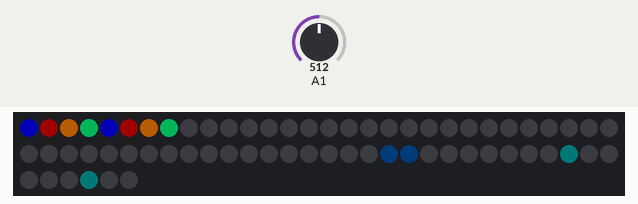
Bench run of a sketch on a simulated Arduino Uno, built with avr-gcc and run on an emulated ATmega328P. Parts: 66 RGB LEDs in strip order, left to right, continuing on the next row. The inputs (shaded band) are chosen by the test bench; at power-on: A1 = 512. Dim RGB values are drawn brighter than linear; random numbers use the default seed unless the sketch sets one.

Above: at 11.4 s.
13.9 s: A1 set to 306
27.2 s: A1 set to 1023
At 32.3 s:
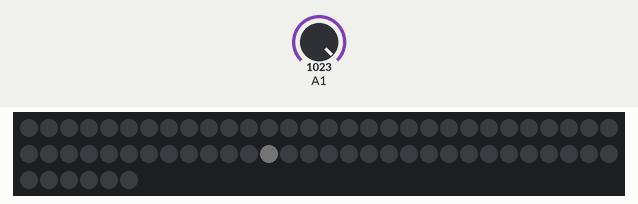
36.9 s: A1 set to 122
At 47.87 s:
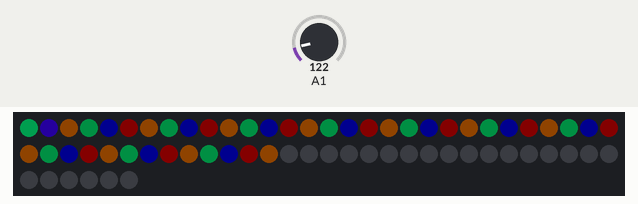
48.0 s: A1 set to 1023
At 69.6 s:
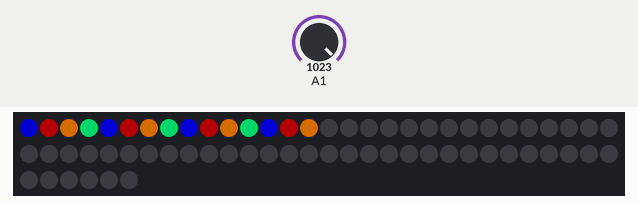

The sketch:

fastled04.ino
```cpp
//https://pastebin.com/d98TbWDP

#define FASTLED_ESP8266_NODEMCU_PIN_ORDER

#include <FastLED.h>
#include "ColorsPalets.h"
#define NUM_LEDS 66
#define LED_PIN1     4
#define LED_TYPE    WS2812B
#define COLOR_ORDER GRB
CRGB leds[NUM_LEDS]; // sets up block of memory

#define NUM_SPARKS 30 // max number (could be NUM_LEDS / 2);
float sparkPos[NUM_SPARKS];
float sparkVel[NUM_SPARKS];
float sparkCol[NUM_SPARKS];
float flarePos;
#define BRIGHTNESS  100
int currentBrightness = 0;
float gravity = -.003 ; // m/s/s

void setup() {
  Serial.begin(115200);
  currentBrightness = BRIGHTNESS;
  FastLED.addLeds<LED_TYPE, LED_PIN1, COLOR_ORDER>(leds, NUM_LEDS).setCorrection( TypicalLEDStrip );
  FastLED.setBrightness(currentBrightness);
}

/*
 * Main Loop
 */
void loop() {

  // send up flare
  flare();

  // explode
  explodeLoop();

  // wait before sending up another
  //delay(random16(1000, 4000));
  delay(50);
  checkBrightnessChange();
}

void checkBrightnessChange() {
  int newBrightness = getPotentiometerVal(1);
  if(newBrightness != currentBrightness) {
    currentBrightness = newBrightness;
     FastLED.setBrightness(currentBrightness);
  }
}

int getPotentiometerVal(int analogPing) {
   int val = analogRead(analogPing);
   return map(val, 0, 1023, 0, 255);
}
/*
 * Send up a flare
 *
 */
void flare() {
  paletBlending();

  flarePos = 0;
  float flareVel = float(random16(50, 90)) / 100; // trial and error to get reasonable range
  float brightness = 1;

  // initialize launch sparks
  for (int i = 0; i < 5; i++) {
    sparkPos[i] = 0; sparkVel[i] = (float(random8()) / 255) * (flareVel / 5); // random around 20% of flare velocity
  sparkCol[i] = sparkVel[i] * 1000; sparkCol[i] = constrain(sparkCol[i], 0, 255);
  }
  // launch
// FastLED.clear();
  while (flareVel >= -.2) {
    // sparks
    for (int i = 0; i < 5; i++) {
      sparkPos[i] += sparkVel[i];
      sparkPos[i] = constrain(sparkPos[i], 0, 120);
      sparkVel[i] += gravity;
      sparkCol[i] += -.8;
      sparkCol[i] = constrain(sparkCol[i], 0, 255);
      leds[int(sparkPos[i])] = HeatColor(sparkCol[i]);
      leds[int(sparkPos[i])] %= 50; // reduce brightness to 50/255
    }

    // flare
    leds[int(flarePos)] = CHSV(0, 0, int(brightness * 255));
    FastLED.show();
    FastLED.clear();
    flarePos += flareVel;
    flareVel += gravity;
    brightness *= .985;
  }
}

/*
 * Explode!
 *
 * Explosion happens where the flare ended.
 * Size is proportional to the height.
 */
void explodeLoop() {
  int nSparks = flarePos / 2; // works out to look about right

  // initialize sparks
  for (int i = 0; i < nSparks; i++) {
    sparkPos[i] = flarePos; sparkVel[i] = (float(random16(0, 20000)) / 10000.0) - 1.0; // from -1 to 1
    sparkCol[i] = abs(sparkVel[i]) * 500; // set colors before scaling velocity to keep them bright
    sparkCol[i] = constrain(sparkCol[i], 0, 255);
    sparkVel[i] *= flarePos / NUM_LEDS; // proportional to height
  }
  sparkCol[0] = 255; // this will be our known spark
  float dying_gravity = gravity;
  float c1 = 120;
  float c2 = 50;
  CRGB color1 = palet1(255,255);
  CRGB color2 =  palet2(255,255);
  while(sparkCol[0] > c2/128) { // as long as our known spark is lit, work with all the sparks
    FastLED.clear();
    for (int i = 0; i < nSparks; i++) {
      sparkPos[i] += sparkVel[i];
      sparkPos[i] = constrain(sparkPos[i], 0, NUM_LEDS);
      sparkVel[i] += dying_gravity;
      sparkCol[i] *= .99;
      sparkCol[i] = constrain(sparkCol[i], 0, 255); // red cross dissolve
      if(sparkCol[i] > c1) { // fade white to yellow
        leds[int(sparkPos[i])] = CRGB((255 * (sparkCol[i] - color1.r)) / (255 - color1.r), (255 * (sparkCol[i] - color1.g)) / (255 - color1.g), (255 * (sparkCol[i] - color1.b)) / (255 - color1.b));
      }
      else if (sparkCol[i] < c2) { // fade from red to black
        leds[int(sparkPos[i])] = CRGB((color2.r * sparkCol[i]) / c2, (color2.g * sparkCol[i]) / c2, (color2.b * sparkCol[i]) / c2);
      }
      else { // fade from yellow to red
        leds[int(sparkPos[i])] = CRGB((color1.r * (sparkCol[i] - color2.r)) / (color1.r - color2.r), (color1.g * (sparkCol[i] - color2.g)) / (color1.g - color2.g), (color1.b * (sparkCol[i] - color2.b)) / (color1.b - color2.b));
      }
    }
    dying_gravity *= .995; // as sparks burn out they fall slower
    FastLED.show();
    paletBlending();
  }

  FastLED.clear();
  FastLED.show();
}
```

ColorsPalets.h
```cpp
// https://pastebin.com/SwSuSpkN

// http://soliton.vm.bytemark.co.uk/pub/cpt-city/bhw/bhw4/tn/bhw4_062.png.index.html
DEFINE_GRADIENT_PALETTE( bhw4_062_gp ) {
    0,   4,  1, 12,
   15,  10,  2, 25,
   35,  28, 16,138,
   63, 210,108,205,
  107,  47, 18, 74,
  137, 229,244,255,
  153, 165,118,228,
  178,  83, 53,174,
  209,   8,  2, 42,
  242,   1,  1, 12,
  255,   1,  1, 12};


// http://soliton.vm.bytemark.co.uk/pub/cpt-city/ds/icons/tn/Fire-2.png.index.html
DEFINE_GRADIENT_PALETTE( Fire_2_gp ) {
    0, 255,255,  0,
  127, 255, 55,  0,
  255, 255,  0,  0};


// http://soliton.vm.bytemark.co.uk/pub/cpt-city/bhw/bhw4/tn/bhw4_018.png.index.html
DEFINE_GRADIENT_PALETTE( bhw4_018_gp ) {
    0,  32,  1, 26,
   45,  49,  1, 11,
   76, 121,  2,  8,
  104, 194,  7,  3,
  127, 222, 36,  1,
  160, 227,107,  1,
  255,  92, 16,  2};


//Head


// http://soliton.vm.bytemark.co.uk/pub/cpt-city/bhw/bhw3/tn/bhw3_60.png.index.html
DEFINE_GRADIENT_PALETTE( bhw3_60_gp ) {
    0,  14,  1, 27,
   51,  42,  0, 45,
   86, 104, 22,153,
  127, 182,166,192,
  165, 104, 22,153,
  204,  42,  0, 45,
  255,  14,  1, 27};

// Gradient palette "bhw1_14_gp", originally from
// http://soliton.vm.bytemark.co.uk/pub/cpt-city/bhw/bhw1/tn/bhw1_14.png.index.html
// converted for FastLED with gammas (2.6, 2.2, 2.5)
// Size: 36 bytes of program space.

DEFINE_GRADIENT_PALETTE( bhw1_14_gp ) {
    0,   0,  0,  0,
   12,   1,  1,  3,
   53,   8,  1, 22,
   80,   4,  6, 89,
  119,   2, 25,216,
  145,   7, 10, 99,
  186,  15,  2, 31,
  233,   2,  1,  5,
  255,   0,  0,  0};

// Gradient palette "bhw4_051_gp", originally from
// http://soliton.vm.bytemark.co.uk/pub/cpt-city/bhw/bhw4/tn/bhw4_051.png.index.html
// converted for FastLED with gammas (2.6, 2.2, 2.5)
// Size: 36 bytes of program space.

DEFINE_GRADIENT_PALETTE( bhw4_051_gp ) {
    0,   1,  1,  4,
   28,  16, 24, 77,
   66,  35, 87,160,
  101, 125,187,205,
  127, 255,233, 13,
  145, 125,187,205,
  193,  28, 70,144,
  224,  14, 19, 62,
  255,   1,  1,  4};


  // Gradient palette "bhw1_28_gp", originally from
// http://soliton.vm.bytemark.co.uk/pub/cpt-city/bhw/bhw1/tn/bhw1_28.png.index.html
// converted for FastLED with gammas (2.6, 2.2, 2.5)
// Size: 32 bytes of program space.

DEFINE_GRADIENT_PALETTE( bhw1_28_gp ) {
    0,  75,  1,221,
   30, 252, 73,255,
   48, 169,  0,242,
  119,   0,149,242,
  170,  43,  0,242,
  206, 252, 73,255,
  232,  78, 12,214,
  255,   0,149,242};
// Gradient palette "bhw2_xc_gp", originally from
// http://soliton.vm.bytemark.co.uk/pub/cpt-city/bhw/bhw2/tn/bhw2_xc.png.index.html
// converted for FastLED with gammas (2.6, 2.2, 2.5)
// Size: 28 bytes of program space.

DEFINE_GRADIENT_PALETTE( bhw2_xc_gp ) {
    0,   4,  2,  9,
   58,  16,  0, 47,
  122,  24,  0, 16,
  158, 144,  9,  1,
  183, 179, 45,  1,
  219, 220,114,  2,
  255, 234,237,  1};

// Gradient palette "bhw2_xmas_gp", originally from
// http://soliton.vm.bytemark.co.uk/pub/cpt-city/bhw/bhw2/tn/bhw2_xmas.png.index.html
// converted for FastLED with gammas (2.6, 2.2, 2.5)
// Size: 48 bytes of program space.

DEFINE_GRADIENT_PALETTE( bhw2_xmas_gp ) {
    0,   0, 12,  0,
   40,   0, 55,  0,
   66,   1,117,  2,
   77,   1, 84,  1,
   81,   0, 55,  0,
  119,   0, 12,  0,
  153,  42,  0,  0,
  181, 121,  0,  0,
  204, 255, 12,  8,
  224, 121,  0,  0,
  244,  42,  0,  0,
  255,  42,  0,  0};
// Gradient palette "bhw2_39_gp", originally from
// http://soliton.vm.bytemark.co.uk/pub/cpt-city/bhw/bhw2/tn/bhw2_39.png.index.html
// converted for FastLED with gammas (2.6, 2.2, 2.5)
// Size: 28 bytes of program space.

DEFINE_GRADIENT_PALETTE( bhw2_39_gp ) {
    0,   2,184,188,
   33,  56, 27,162,
   66,  56, 27,162,
  122, 255,255, 45,
  150, 227, 65,  6,
  201,  67, 13, 27,
  255,  16,  1, 53};

// Gradient palette "bhw2_23_gp", originally from
// http://soliton.vm.bytemark.co.uk/pub/cpt-city/bhw/bhw2/tn/bhw2_23.png.index.html
// converted for FastLED with gammas (2.6, 2.2, 2.5)
// Size: 28 bytes of program space.

DEFINE_GRADIENT_PALETTE( bhw2_23_gp ) {
    0,   0,  0,  0,
   66,  57,227,233,
   96, 255,255,  8,
  124, 255,255,255,
  153, 255,255,  8,
  188,  57,227,233,
  255,   0,  0,  0};


TBlendType currentBlending = LINEARBLEND;                     // NOBLEND or LINEARBLEND for palettes

extern const TProgmemRGBGradientPalettePtr gGradientPalettes[];
extern const uint8_t gGradientPaletteCount;

// Current palette number from the 'playlist' of color palettes
uint8_t gCurrentPaletteNumber = 0;

CRGBPalette16 currentPalette( gGradientPalettes[0]);
CRGBPalette16 targetPalette( gGradientPalettes[1] );

const TProgmemRGBGradientPalettePtr gGradientPalettes[] = {
  bhw2_39_gp,
  bhw2_xmas_gp,
  bhw4_018_gp,
  Fire_2_gp,
};


const uint8_t gGradientPaletteCount =
  sizeof( gGradientPalettes) / sizeof( TProgmemRGBGradientPalettePtr );


const TProgmemRGBGradientPalettePtr gGradientHeadPalettes[] = {
  bhw2_23_gp,
  bhw1_28_gp,
  bhw2_xc_gp,
};

uint8_t gCurrentHeadPaletteNumber =0;
CRGBPalette16 headPal(gGradientHeadPalettes[0]);
CRGBPalette16 headTarget(gGradientHeadPalettes[1]);


const uint8_t gGradientPaletteHeadCount =
  sizeof( gGradientHeadPalettes) / sizeof( TProgmemRGBGradientPalettePtr );


uint8_t heatindex = 0;
uint8_t heatindex2 = 0;

void paletSetup() {

}
void paletBlending()
{
  EVERY_N_SECONDS(5) {
    gCurrentPaletteNumber = addmod8( gCurrentPaletteNumber, 1, gGradientPaletteCount);
    targetPalette = gGradientPalettes[ gCurrentPaletteNumber ];

    gCurrentHeadPaletteNumber = addmod8( gCurrentHeadPaletteNumber, 1, gGradientPaletteHeadCount);
    headTarget = gGradientHeadPalettes[ gCurrentHeadPaletteNumber ];
  }

  EVERY_N_MILLISECONDS(40) {
    nblendPaletteTowardPalette( currentPalette, targetPalette, 16);
    nblendPaletteTowardPalette( headPal, headTarget, 150);
  }
}

CRGB palet1(uint8_t brightness, uint8_t saturation){

   CRGBPalette16 myPal = headPal;
   heatindex2++;
   heatindex2 = heatindex2%240;

  return ColorFromPalette( myPal, heatindex2, brightness /*, saturation*/);
}

CRGB palet2(uint8_t brightness, uint8_t saturation){

   CRGBPalette16 myPal = currentPalette;
   heatindex++;
   heatindex = heatindex%240;

  return ColorFromPalette( myPal, heatindex, brightness /*, saturation*/);
}
```

Measured:
- what the display in image 0 shows lasts 1.7 s, from 11.3 s to 13.0 s
